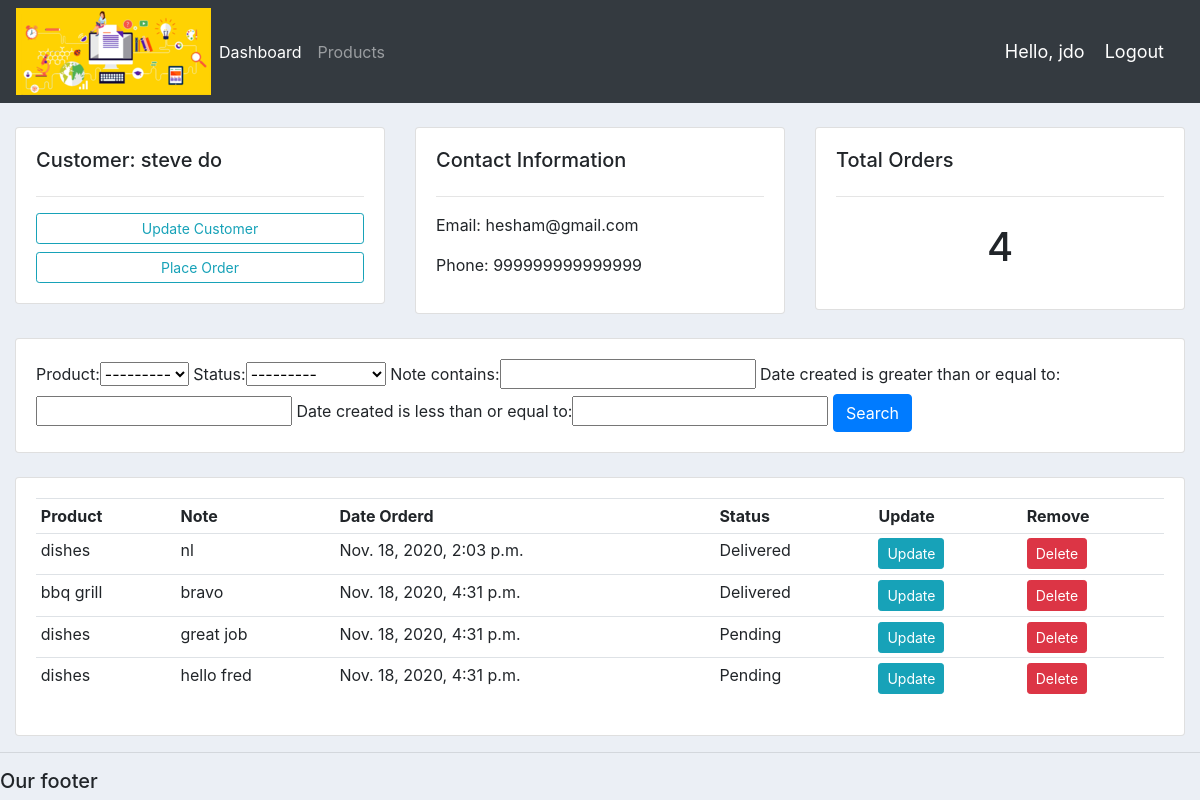
/customer/6/ (signed in), run on an earlier commit of the app's database.
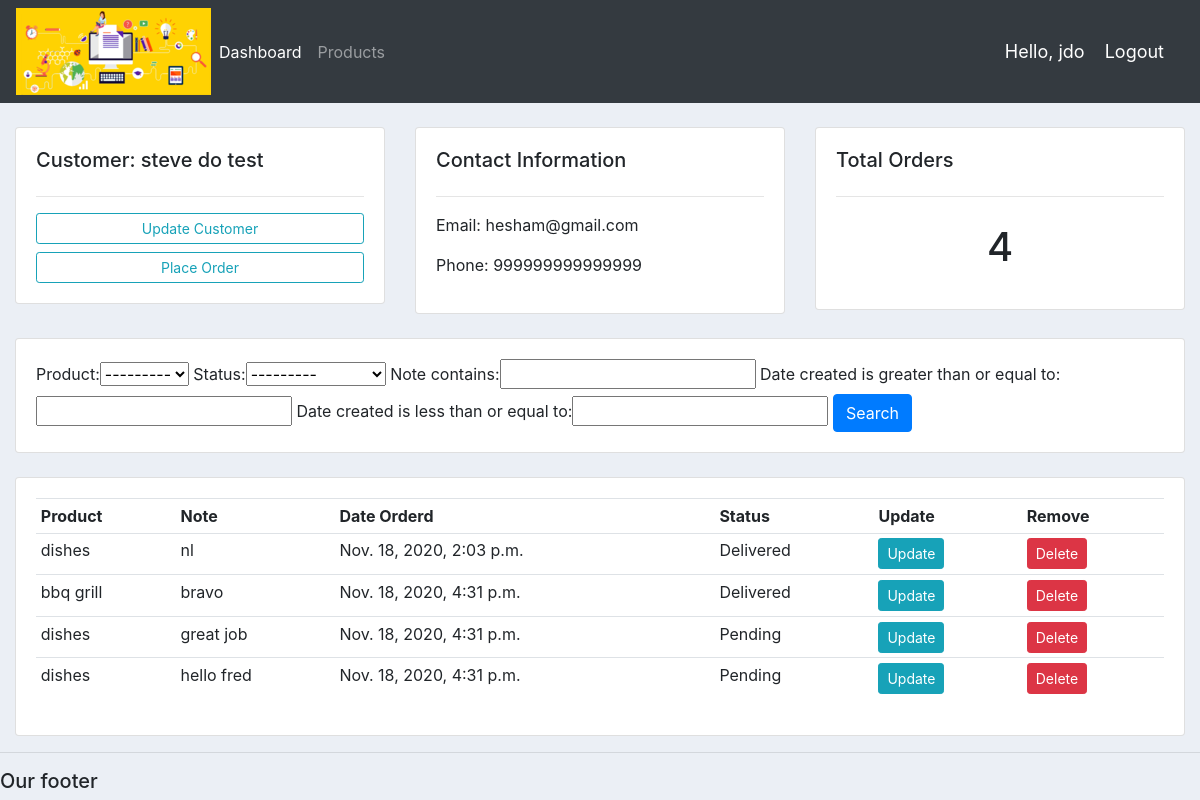
And on a later commit of the database.
### accounts/models.py (models this page shows, shortened)
class Customer(models.Model):
	user = models.OneToOneField(User, null=True,blank = True ,on_delete=models.CASCADE)
	name = models.CharField(max_length=200, null=True)
	phone = models.CharField(max_length=200, null=True)
	email = models.CharField(max_length=200, null=True)
	profile_pic = models.ImageField(default="profile1.png", null=True, blank=True)
	date_created = models.DateTimeField(auto_now_add=True, null=True)

### accounts/decorators.py (the view)
		def wrapper_func(request, *args, **kwargs):
			group = None
			if request.user.groups.exists():
				group = request.user.groups.all()[0].name
			if group in allowed_roles:
				return view_func(request, *args, **kwargs)
			else:
				return HttpResponse('You are not authorized to view this page')

### accounts/models.py (called while the page is built)
	def __str__(self):
		return self.name

### accounts/views.py (called while the page is built)
@login_required(login_url='login')
@allowed_users(allowed_roles=['admin'])
def customer(request, pk_test):
	customer = Customer.objects.get(id=pk_test)
	orders = customer.order_set.all()
	order_count = orders.count()
	myFilter = OrderFilter(request.GET, queryset=orders)
	orders = myFilter.qs
	context = {'customer':customer, 'orders':orders, 'order_count':order_count,
	'myFilter':myFilter}
	return render(request, 'accounts/customer.html',context)

### accounts/templates/accounts/customer.html
{%  extends 'accounts/main.html' %}
{% block content %}
	<br>
<div class="row">
	<div class="col-md">
		<div class="card card-body">
			<h5>Customer:  {{customer.name}}</h5>
			<hr>
			<a class="btn btn-outline-info  btn-sm btn-block" href="">Update Customer</a>
			<a class="btn btn-outline-info  btn-sm btn-block" href="{% url 'create_order' customer.id %}">Place Order</a>
		</div>
	</div>
	<div class="col-md">
		<div class="card card-body">
			<h5>Contact Information</h5>
			<hr>
			<p>Email: {{customer.email}}</p>
			<p>Phone: {{customer.phone}}</p>
		</div>
	</div>
	<div class="col-md">
		<div class="card card-body">
			<h5>Total Orders</h5>
			<hr>
			<h1 style="text-align: center;padding: 10px">{{order_count}}</h1>
		</div>
	</div>
</div>
<br>
<div class="row">
	<div class="col">
		<div class="card card-body">
			<form method="get">
				{{myFilter.form}}
		    <button class="btn btn-primary" type="submit">Search</button>
		  </form>
		</div>
	</div>
</div>
<br>
<div class="row">
	<div class="col-md">
		<div class="card card-body">
			<table class="table table-sm">
				<tr>
					<th>Product</th>
					<th>Note</th>
					<th>Date Orderd</th>
					<th>Status</th>
					<th>Update</th>
					<th>Remove</th>
				</tr>
				{% for order in orders %}
				<tr>
					<td>{{order.product}}</td>
					<td>{{order.note}}</td>
					<td>{{order.date_created}}</td>
					<td>{{order.status}}</td>
					<td><a class="btn btn-sm btn-info" href="{% url 'update_order' order.id %}">Update</a></td>
					<td><a class="btn btn-sm btn-danger" href="{% url 'delete_order' order.id %}">Delete</a></td>
				</tr>
				{% endfor %}
			</table>
		</div>
	</div>
</div>
{% endblock %}

What changed in the data, as far as the page shows it:
changed Customer "hesham@gmail.com": name "steve do" → "steve do test"
